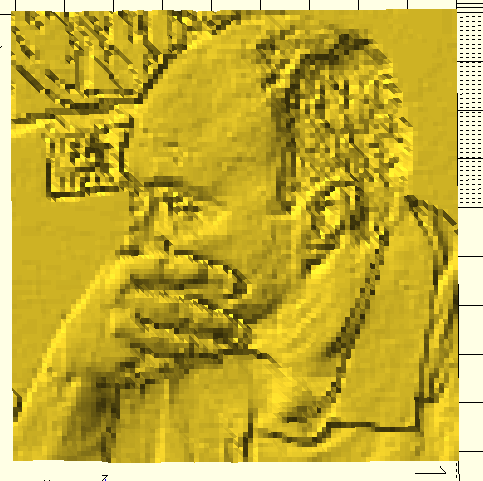
#> input picture Scripts/lok.png, 483 x 481 px
$ python img2scad.py lok.png
#> lines starting #> are read from the running program, lines starting #| are printed output that depends on the picture
#!/usr/bin/env python3
"""
img2scad.py  Generate a color OpenSCAD heightmap from an image.
Each pixel becomes a colored cube, height based on brightness.

Usage:
  ./img2scad.py input.png

Result:
  input.scad
  input.3mf

Requires:
  Pillow, numpy, OpenSCAD in PATH
"""

import sys
import subprocess
from pathlib import Path
from time import sleep
import numpy as np
from PIL import Image

# === CONFIG
MIN_HEIGHT  = 2     # subtracts background noise
PIXEL_SIZE  = 1.0   # mm per pixel (XY)
MAX_HEIGHT  = 10.0  # max Z height (mm)
DOWNSCALE   = 1     # skip every Nth pixel for performance 1=slow >1= faster / lower res


def main() -> int:
    if len(sys.argv) != 2:
        print(f"usage: {Path(sys.argv[0]).name} input_image", file=sys.stderr)
        return 2

    input_image = Path(sys.argv[1])
    if not input_image.exists():
        print(f"error: input not found: {input_image}", file=sys.stderr)
        return 2

    output_scad = input_image.with_suffix(".scad")
    output_3mf  = input_image.with_suffix(".3mf")

    # === LOAD IMAGE ===
    img = Image.open(input_image).convert("RGB")
#> img is the input picture: PIL image 483x481 RGB; mean R, G, B 194.4, 172.8, 57.9
    data = np.asarray(img, dtype=float)[::DOWNSCALE, ::DOWNSCALE, :]

    # Convert to grayscale for height
    gray = np.dot(data[..., :3], [0.299, 0.587, 0.114])
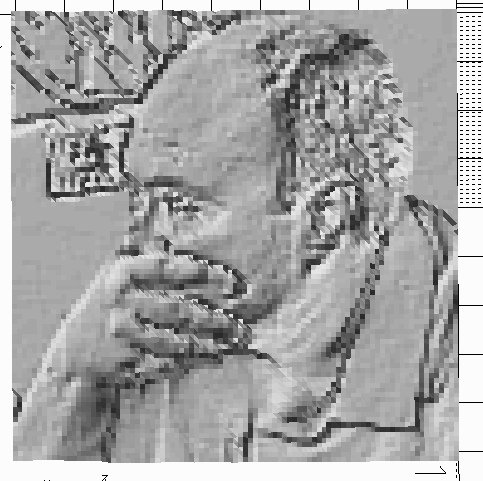
#> gray: shape (481, 483) float64; min 0, max 252, mean 166.1
    heights = gray * (MAX_HEIGHT / 255.0)

    rows, cols, _ = data.shape
#> rows = 481; cols = 483

    # === WRITE SCAD ===
    with open(output_scad, "w", encoding="utf-8") as f:
        f.write("// Generated by img2scad.py\n")
        for y in range(rows):
            for x in range(cols):
                h = float(heights[y, x])
                if h < MIN_HEIGHT:
                    continue

                r, g, b = (data[y, x] / 255.0)
                f.write(f"color([{r:.3f}, {g:.3f}, {b:.3f}])\n")
                f.write(f"translate([{x * PIXEL_SIZE:.3f}, {y * PIXEL_SIZE:.3f}, 0])\n")
                f.write(f"cube([{PIXEL_SIZE:.3f}, {PIXEL_SIZE:.3f}, {h:.3f}]);\n")

    # === EXPORT 3MF via OpenSCAD CLI ===

    print("Gerneatiting 3mf now")
    sleep(2)   # just a wait for scad file gen completion
    cmd = ["openscad","-O export-3mf/material-type=color", "-o", str(output_3mf), str(output_scad)]
    try:
        subprocess.run(cmd, check=True)
    except FileNotFoundError:
        print("error: 'openscad' not found in PATH", file=sys.stderr)
        return 127
    except subprocess.CalledProcessError as e:
        return e.returncode

    return 0


if __name__ == "__main__":
#> (the run stopped early here; a loop or call above may not have finished)
